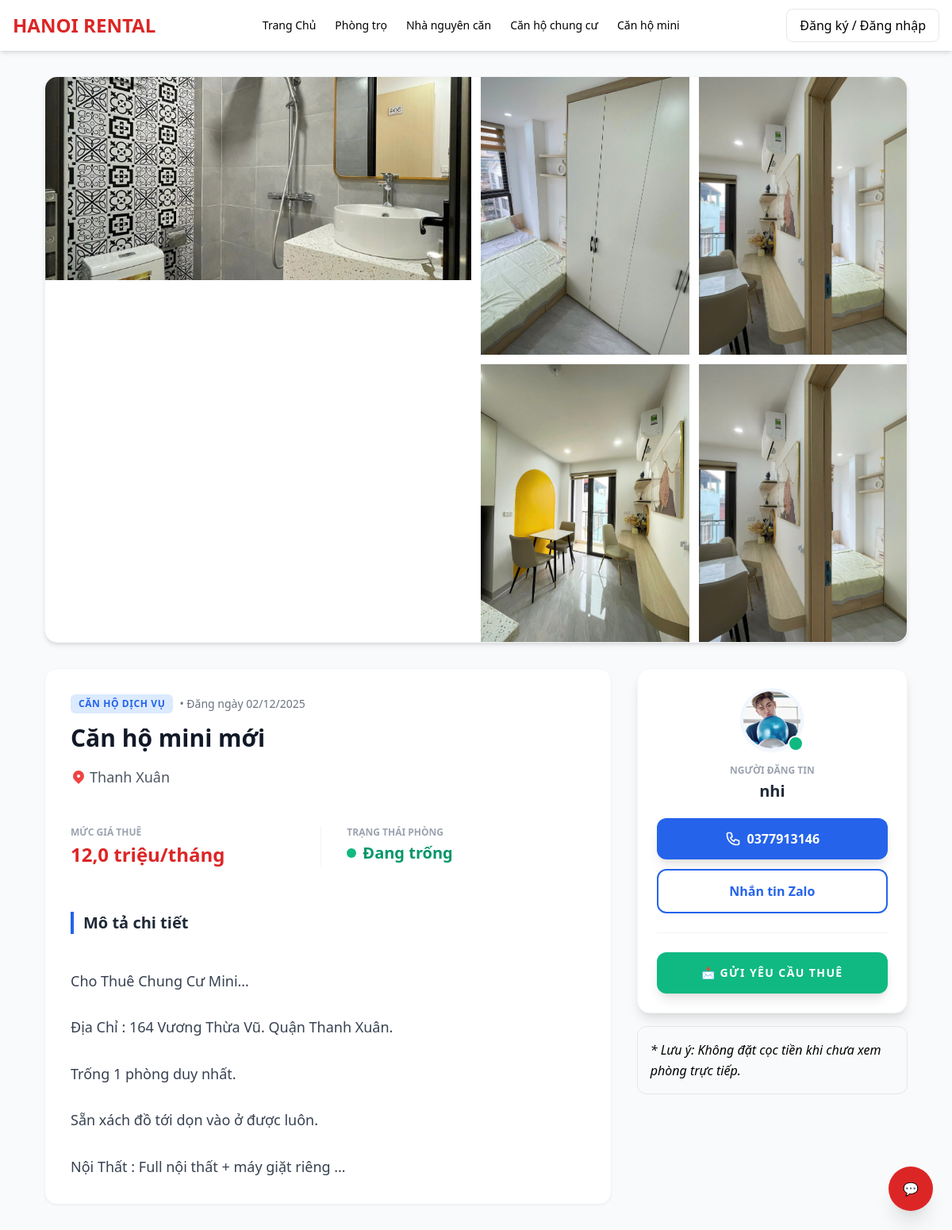
The page /post.php?id=12 on the database its author committed.
### tables this page shows
CREATE TABLE `posts` (
  `id` int(11) NOT NULL,
  `user_id` int(11) NOT NULL,
  `status` enum('pending','approved','rejected') DEFAULT 'pending',
  `reviewed_by` int(11) DEFAULT NULL,
  `reviewed_at` timestamp NULL DEFAULT NULL,
  `title` varchar(255) DEFAULT NULL,
  `image` varchar(255) DEFAULT NULL,
  `type` varchar(50) DEFAULT NULL,
  `khu_vuc` varchar(255) DEFAULT NULL,
  `price` varchar(50) DEFAULT NULL,
  `phone` varchar(20) DEFAULT NULL,
  `zalo` varchar(20) DEFAULT NULL,
  `description` text DEFAULT NULL,
  `status_rent` tinyint(4) DEFAULT 0,
  `created_at` timestamp NOT NULL DEFAULT current_timestamp(),
  `category` varchar(50) NOT NULL DEFAULT 'phongtro'
);

CREATE TABLE `users` (
  `id` int(11) NOT NULL,
  `name` varchar(255) DEFAULT NULL,
  `email` varchar(255) DEFAULT NULL,
  `password` varchar(255) DEFAULT NULL,
  `phone` varchar(20) DEFAULT NULL,
  `zalo` varchar(20) DEFAULT NULL,
  `avatar` varchar(255) DEFAULT NULL,
  `role` enum('admin','landlord','renter') DEFAULT 'renter',
  `status` varchar(20) DEFAULT 'active',
  `is_admin` tinyint(4) DEFAULT 0,
  `created_at` timestamp NOT NULL DEFAULT current_timestamp()
);

### functions.php (called while the page is built, shortened)
<?php
if (!function_exists("esc")) {
    function esc($s) {
        return htmlspecialchars($s ?? '', ENT_QUOTES, 'UTF-8');
    }
}
if (!function_exists("currentUser")) {
    function currentUser() {
        return $_SESSION['user'] ?? null;
    }
}

### post.php (the view, shortened to what this page needs)
<?php
require 'header.php';
require 'functions.php';
$post_id = intval($_GET['id'] ?? 0);
$stmt = $pdo->prepare("
    SELECT p.*, u.name AS owner_name, u.phone AS owner_phone, u.zalo AS owner_zalo, u.avatar AS owner_avatar
    FROM posts p
    JOIN users u ON p.user_id = u.id
    WHERE p.id = ?
");
$stmt->execute([$post_id]);
$post = $stmt->fetch();
$imgQ = $pdo->prepare("SELECT filename FROM post_images WHERE post_id = ?");
$imgQ->execute([$post_id]);
$photos = $imgQ->fetchAll(PDO::FETCH_COLUMN);
$user = currentUser();
$is_owner = $user && $user['id'] == $post['user_id'];
?>
<main class="max-w-6xl mx-auto p-4 md:p-8 mt-0">
    <div class="grid grid-cols-1 md:grid-cols-4 gap-3 mb-8 rounded-2xl overflow-hidden shadow-md border border-gray-100 bg-white">
        <?php if (!empty($photos)): ?>
            <div class="md:col-span-2 h-64 md:h-[400px]">
                <img src="/hiihi/uploads/<?php echo esc($photos[0]); ?>" class="w-full h-full object-cover hover:opacity-90 transition cursor-zoom-in" onerror="this.src='/hiihi/uploads/noimage.png';">
            </div>
            <div class="hidden md:grid col-span-2 grid-cols-2 grid-rows-2 gap-3">
                <?php for($i = 1; $i <= 4; $i++): ?>
                    <div class="h-[194px] bg-gray-100 overflow-hidden">
                        <?php if(isset($photos[$i])): ?>
                            <img src="/hiihi/uploads/<?php echo esc($photos[$i]); ?>" class="w-full h-full object-cover hover:opacity-90 transition cursor-zoom-in" onerror="this.src='/hiihi/uploads/noimage.png';">
                        <?php else: ?>
                            <div class="flex items-center justify-center h-full">
                                <img src="/hiihi/uploads/noimage.png" class="w-12 opacity-20">
                            </div>
                        <?php endif; ?>
                    </div>
                <?php endfor; ?>
            </div>
        <?php else: ?>
            <div class="col-span-4 h-96">
                <img src="/hiihi/uploads/noimage.png" class="w-full h-full object-cover opacity-50">
            </div>
        <?php endif; ?>
    </div>
    <div class="grid grid-cols-1 lg:grid-cols-3 gap-8">
        <div class="lg:col-span-2 space-y-6">
            <div class="bg-white p-6 md:p-8 rounded-2xl shadow-sm border border-gray-100">
                <div class="flex items-center gap-2 text-sm text-gray-500 mb-3">
                    <span class="bg-blue-100 text-blue-600 px-2.5 py-1 rounded-md font-bold uppercase tracking-wider text-xs"><?php echo esc($post['type']); ?></span>
                    <span>• Đăng ngày <?php echo date('d/m/Y', strtotime($post['created_at'])); ?></span>
                </div>
                <h1 class="text-3xl font-black text-gray-900 leading-tight mb-4"><?php echo esc($post['title']); ?></h1>
                <div class="flex items-center text-gray-600 mb-6">
                    <svg class="w-5 h-5 mr-1 text-red-500" fill="currentColor" viewBox="0 0 20 20"><path fill-rule="evenodd" d="M5.05 4.05a7 7 0 119.9 9.9L10 18.9l-4.95-4.95a7 7 0 010-9.9zM10 11a2 2 0 100-4 2 2 0 000 4z" clip-rule="evenodd"></path></svg>
                    <span class="text-lg font-medium"><?php echo esc($post['khu_vuc']); ?></span>
                </div>
                <div class="grid grid-cols-2 gap-4 border-y border-gray-100 py-6 my-6">
                    <div class="border-r border-gray-100 pr-4">
                        <p class="text-gray-400 text-xs font-bold uppercase mb-1">Mức giá thuê</p>
                        <p class="text-2xl font-black text-red-600">
                            <?php
                            $gia = trim($post['price']);
                            if (!is_numeric($gia)) echo esc($gia);
                            else {
                                $trieu = ($gia < 100000) ? $gia : $gia / 1000000;
                                echo number_format($trieu, 1, ',', '.') . " triệu/tháng";
                            }
                            ?>
                        </p>
                    </div>
                    <div class="pl-4">
                        <p class="text-gray-400 text-xs font-bold uppercase mb-1">Trạng thái phòng</p>
                        <div class="flex items-center gap-2">
                            <span class="w-3 h-3 rounded-full <?php echo $post['status_rent'] == 1 ? 'bg-gray-400' : 'bg-green-500 animate-pulse'; ?>"></span>
                            <p class="text-xl font-bold <?php echo $post['status_rent'] == 1 ? 'text-gray-500' : 'text-green-600'; ?>">
                                <?php echo $post['status_rent'] == 1 ? 'Đã thuê' : 'Đang trống'; ?>
                            </p>
                        </div>
                    </div>
                </div>
                <div class="mt-8">
                    <h3 class="text-xl font-bold text-gray-800 mb-4 border-l-4 border-blue-600 pl-3">Mô tả chi tiết</h3>
                    <div class="text-gray-700 leading-relaxed text-lg whitespace-pre-line">
                        <?php echo nl2br(esc($post['description'])); ?>
                    </div>
                </div>
            </div>
        </div>
        <div class="lg:col-span-1">
            <div class="sticky-sidebar space-y-4">
                <div class="bg-white p-6 rounded-2xl shadow-lg border border-gray-100 text-center">
                    <div class="relative w-20 h-20 mx-auto mb-4">
                        <img src="<?php echo !empty($post['owner_avatar']) ? '/hiihi/uploads/'.esc($post['owner_avatar']) : '/hiihi/uploads/default-avatar.png'; ?>"
                             class="w-full h-full rounded-full object-cover border-4 border-blue-50 shadow-sm">
                        <div class="absolute bottom-0 right-0 w-5 h-5 bg-green-500 border-2 border-white rounded-full"></div>
                    </div>
                    <p class="text-xs text-gray-400 font-bold uppercase mb-1">Người đăng tin</p>
                    <h4 class="text-xl font-black text-gray-800 mb-5"><?php echo esc($post['owner_name']); ?></h4>
                    <div class="space-y-3">
                        <a href="tel:<?php echo esc($post['owner_phone']); ?>"
                           class="flex items-center justify-center gap-2 w-full bg-blue-600 text-white font-bold py-3.5 rounded-xl hover:bg-blue-700 transition shadow-lg shadow-blue-100">
                            <?php echo esc($post['owner_phone']); ?>
                        </a>
                        <a href="https://zalo.me/<?php echo esc($post['owner_zalo']); ?>" target="_blank"
                           class="flex items-center justify-center gap-2 w-full bg-white text-blue-600 border-2 border-blue-600 font-bold py-3.5 rounded-xl hover:bg-blue-50 transition">
                            Nhắn tin Zalo
                        </a>
                    </div>
                    <div class="mt-6 pt-6 border-t border-gray-100">
                        <?php if (!$is_owner): ?>
                            <a href="rent_submit.php?post_id=<?php echo $post_id; ?>"
                               class="block w-full bg-green-500 text-white font-bold py-4 rounded-xl hover:bg-green-600 transition shadow-lg shadow-green-100 uppercase text-sm tracking-widest">
                                📩 Gửi yêu cầu thuê
                            </a>
                        <?php else: ?>
                            <div class="bg-blue-50 text-blue-700 p-3 rounded-xl text-sm font-bold">
                                👋 Quản lý bài đăng của bạn
                            </div>
                        <?php endif; ?>
                    </div>
                </div>
                <div class="bg-amber-50 p-4 rounded-xl border border-amber-100">
                    <p class="text-amber-700 text-[11px] font-medium leading-relaxed italic">
                        * Lưu ý: Không đặt cọc tiền khi chưa xem phòng trực tiếp.
                    </p>
                </div>
            </div>
        </div>
    </div>
</main>
</body>
</html>

### post.php (style rules this page uses)
* { margin: 0; padding: 0; box-sizing: border-box; }
body { background-color: #f8fafc; padding-top: 0 !important; }
main { margin-top: 20px; }
.sticky-sidebar { position: sticky; top: 20px; }

### rows shown on the page
posts: type "CĂN HỘ DỊCH VỤ", created_at "02/12/2025", title "Căn hộ mini mới", khu_vuc "Thanh Xuân", price "12,0", description "Cho Thuê Chung Cư Mini… Địa Chỉ : 164 Vương Thừa Vũ. Quận Thanh Xuân. Trống 1 phòng duy nhất. Sẵn xách đồ tới dọn vào ở được luôn. Nội Thất : Full nội thất + máy giặt riêng …", user.avatar (picture), user.name "nhi", user.phone "0377913146"
